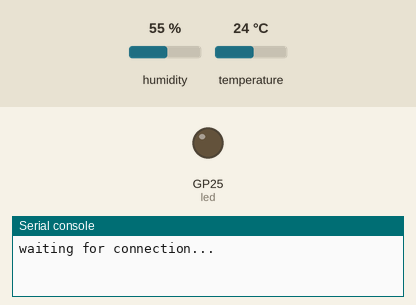
Recording of a program running on a simulated Raspberry Pi Pico running MicroPython. On the bench: output pins drawn as LEDs (lit = HIGH), the last lines printed to the serial console. The inputs (shaded band) are chosen by the test bench; at power-on: humidity 55 %, temperature 24 °C. WiFi joins after 1.5 s; one TCP client connects 1 s after the port opens and stays connected.

Above: at 0.1 s.
At 9.1 s:
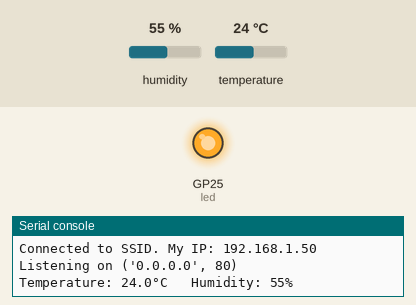
Timing chart, 0 to 10.6 s (numbered marks = the images above):
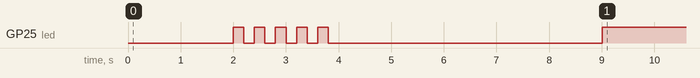

Measured:
- by itself, GP25 (led): goes 4 × (LOW 0.20 s, HIGH 0.20 s), LOW 5.2 s, then HIGH

The program:

dht22_wlan_readings.py
```python
# Import required libraries
from machine import Pin
from time import sleep
import network
import socket
import dht
import json

# Pin setup
led = Pin("LED", Pin.OUT)
sensor = dht.DHT22(Pin(2))

# Create network connection

wlan = network.WLAN(network.STA_IF)
wlan.active(True)
# Disable power-saving mode when wireless chip is idle
wlan.config(pm = 0xa11140)
# Connect to WLAN
ssid = 'SSID'
passkey = 'PASSKEY'
wlan.connect(ssid, passkey)
# Wait 10 seconds to connect
max_wait = 10
while max_wait > 0:
    if wlan.status() < 0 or wlan.status() >= 3:
        break
    max_wait -= 1
    print('waiting for connection...')
    sleep(1)

# Handle connection status
if wlan.status() != 3:
    raise RuntimeError('network connection failed')
else:
    # Blink LED...
    s = 5
    while s > 0:
        s -= 1
        led.value(1)
        sleep(0.2)
        led.value(0)
        sleep(0.2)
    # ... and print connection information
    status = wlan.ifconfig()
    print( 'Connected to ' + ssid + '. ' + 'My IP: ' + status[0] )

sleep(5)

# Open a socket
addr = socket.getaddrinfo('0.0.0.0', 80)[0][-1]
s = socket.socket()
s.setsockopt(socket.SOL_SOCKET, socket.SO_REUSEADDR, 1)
s.bind(addr)
s.listen(1)

# Display your IP address
print('Listening on', addr)

while True:
    if wlan.status() == 3:
        led.value(1)
        sensor.measure()
        temp = sensor.temperature()
        hum = sensor.humidity()
        print("Temperature: {}°C   Humidity: {:.0f}% ".format(temp, hum))
        sleep(10)
    else:
        led.value(0)
```
